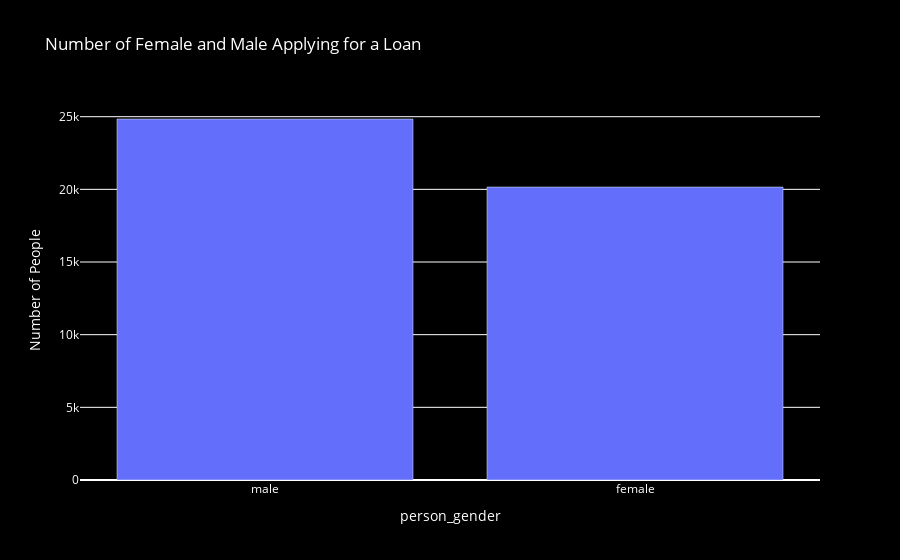

The notebook cell this image was saved under:
### Code cell
gender_count = dataset['person_gender'].value_counts() 
fig = px.bar(gender_count, x=gender_count.index, y=gender_count.values, 
              labels={'x': 'Gender', 'y': 'Number of People'}, 
              title="Number of Female and Male Applying for a Loan")

fig.update_layout(plot_bgcolor='black', paper_bgcolor='black', font_color='white') 
fig.show()

### Figure 1 — Plotly figure (JSON) as saved in the notebook; plotly's stock layout.template omitted (floating-point values rounded to 4 significant figures)
{"data": [{"alignmentgroup": "True", "hovertemplate": "person_gender=%{x}<br>Number of People=%{y}<extra></extra>", "legendgroup": "", "marker": {"color": "#636efa", "pattern": {"shape": ""}}, "name": "", "offsetgroup": "", "orientation": "v", "showlegend": false, "textposition": "auto", "x": ["male", "female"], "xaxis": "x", "y": [24841, 20159], "yaxis": "y", "type": "bar"}], "layout": {"xaxis": {"anchor": "y", "domain": [0.0, 1.0], "title": {"text": "person_gender"}}, "yaxis": {"anchor": "x", "domain": [0.0, 1.0], "title": {"text": "Number of People"}}, "legend": {"tracegroupgap": 0}, "title": {"text": "Number of Female and Male Applying for a Loan"}, "barmode": "relative", "font": {"color": "white"}, "plot_bgcolor": "black", "paper_bgcolor": "black"}}
